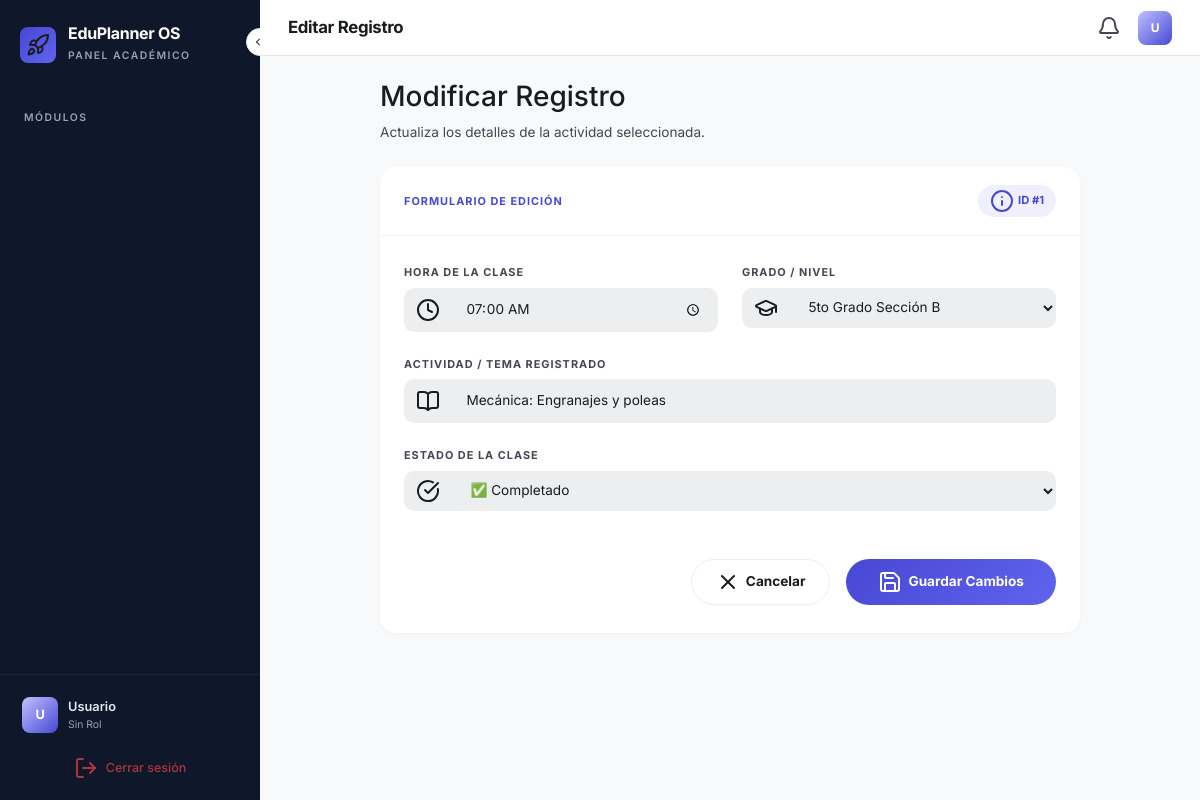
The page /editar/1 on the database its author committed.
### backup_v3/app.py (models this page shows)
class Bitacora(db.Model):
    id = db.Column(db.Integer, primary_key=True)
    fecha = db.Column(db.DateTime, default=datetime.now)
    grado = db.Column(db.String(50), nullable=False)
    actividad = db.Column(db.String(200), nullable=False)
    estado = db.Column(db.String(50), default='Completado')
    usuario_id = db.Column(db.Integer, db.ForeignKey('usuario.id'), nullable=False)

### backup_v3/app.py (the view)
@app.route('/editar/<int:id>', methods=['GET', 'POST'])
def editar(id):
    reg = Bitacora.query.get_or_404(id)
    if request.method == 'POST':
        reg.grado, reg.actividad, reg.estado = request.form['grado'], request.form['actividad'], request.form['estado']
        reg.fecha = datetime.strptime(f"{reg.fecha.strftime('%Y-%m-%d')} {request.form['hora']}", "%Y-%m-%d %H:%M")
        db.session.commit(); return redirect(url_for('academico.planificador'))
    return render_template('editar.html', registro=reg, grados=Grado.query.all())

### backup_v3/app.py (called while the page is built)
@app.context_processor
def inyectar_datos_globales():
    return dict(
        mis_permisos=session.get('permisos', ''),
        mi_rol=session.get('nombre_rol', 'Sin Rol'),
        total_anuncios=Anuncio.query.count(),
        hoy_str=datetime.now().strftime('%d/%m/%Y')
    )

### backup_v3/templates/editar.html (shortened to what this page needs)
{% extends "base.html" %}
{% block header_title %}Editar Registro{% endblock %}
{% block content %}
<div class="mx-auto" style="max-width: 700px;">
    <div class="page-header mb-4">
        <h3 class="title">Modificar Registro</h3>
        <p class="subtitle mb-0">Actualiza los detalles de la actividad seleccionada.</p>
    </div>
    <div class="edit-card">
        <div class="card-top">
            <span class="label">Formulario de Edición</span>
            <span class="id-badge"><i data-lucide="info"></i> ID #{{ registro.id }}</span>
        </div>
        <div class="card-inner">
            <form action="/editar/{{ registro.id }}" method="POST">
                <div class="row g-4">
                    <div class="col-md-6">
                        <label class="edu-label">Hora de la Clase</label>
                        <div class="input-icon-group">
                            <div class="icon"><i data-lucide="clock"></i></div>
                            <input type="time" name="hora" class="edu-input" value="{{ registro.fecha.strftime('%H:%M') }}" required>
                        </div>
                    </div>
                    <div class="col-md-6">
                        <label class="edu-label">Grado / Nivel</label>
                        <div class="input-icon-group">
                            <div class="icon"><i data-lucide="graduation-cap"></i></div>
                            <select name="grado" class="edu-select" required>
                                {% for grado in grados %}
                                    <option value="{{ grado.nombre }}" {% if registro.grado == grado.nombre %}selected{% endif %}>
                                        {{ grado.nombre }}
                                    </option>
                                {% endfor %}
                            </select>
                        </div>
                    </div>
                    <div class="col-12">
                        <label class="edu-label">Actividad / Tema Registrado</label>
                        <div class="input-icon-group">
                            <div class="icon"><i data-lucide="book-open"></i></div>
                            <input type="text" name="actividad" class="edu-input" value="{{ registro.actividad }}" placeholder="Ej: Lógica de programación" required>
                        </div>
                    </div>
                    <div class="col-12">
                        <label class="edu-label">Estado de la Clase</label>
                        <div class="input-icon-group">
                            <div class="icon"><i data-lucide="check-circle"></i></div>
                            <select name="estado" class="edu-select" required>
                                <option value="Completado" {% if registro.estado == 'Completado' %}selected{% endif %}>✅ Completado</option>
                            </select>
                        </div>
                    </div>
                </div>
                <div class="mt-5 d-flex flex-column flex-md-row justify-content-end gap-3">
                    <a href="/planificador" class="btn-cancel order-2 order-md-1">
                        <i data-lucide="x"></i> Cancelar
                    </a>
                    <button type="submit" class="btn-save order-1 order-md-2">
                        <i data-lucide="save"></i> Guardar Cambios
                    </button>
                </div>
            </form>
        </div>
    </div>
</div>
{% endblock %}

### rows shown on the page
Bitacora: id "1", hora "07:00", actividad "Mecánica: Engranajes y poleas", estado "✅ Completado"

### other values the page prints
{{ session.get('nombre_completo', 'U')[0] | upper }} "U"
{{ session.get('nombre_completo', 'Usuario') }} "Usuario"
{{ mi_rol }} "Sin Rol"
form field grado "5to Grado Sección B"
